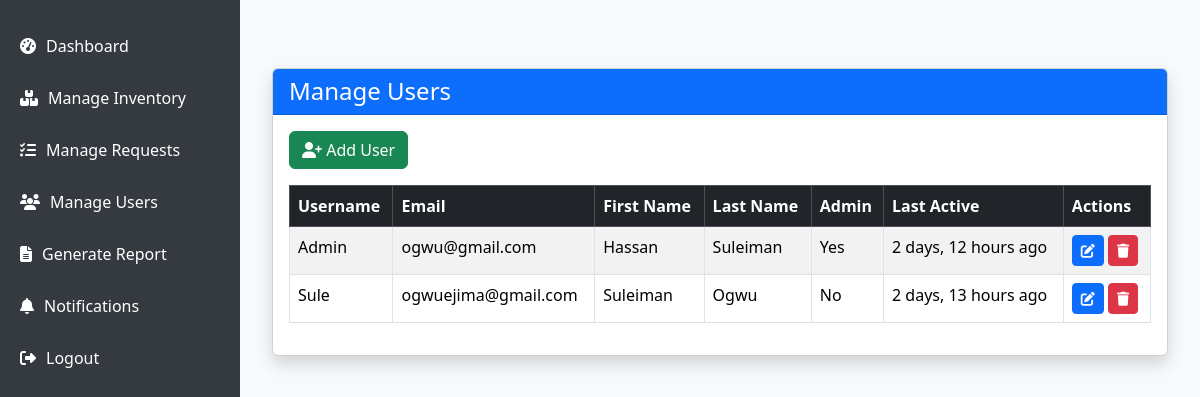
/manage-users/ (signed in), run on the app's committed database.
### inventory/models.py (models this page shows, shortened)
class CustomUser(AbstractUser):
    ROLE_CHOICES = (
        ('admin', 'Admin'),
        ('user', 'User'),
    )
    role = models.CharField(max_length=10, choices=ROLE_CHOICES, default='user')

### inventory/views.py (the view)
# urls.py: path('manage-users/', views.manage_users, name='manage_users'),
@login_required
def manage_users(request):
    return render(request, 'manage_users.html', {'users': User.objects.all()})

### inventory/templates/manage_users.html (shortened to what this page needs)
{% extends 'base.html' %}
{% block content %}
<div class="container mt-5">
    <div class="card shadow">
        <div class="card-header bg-primary text-white">
            <h4 class="mb-0">Manage Users</h4>
        </div>
        <div class="card-body">
            <a href="{% url 'add_user' %}" class="btn btn-success mb-3">
                <i class="fas fa-user-plus"></i> Add User
            </a>
            <table class="table table-bordered table-striped">
                <thead class="table-dark">
                    <tr>
                        <th>Username</th>
                        <th>Email</th>
                        <th>First Name</th>
                        <th>Last Name</th>
                        <th>Admin</th>
                        <th>Last Active</th>
                        <th>Actions</th>
                    </tr>
                </thead>
                <tbody>
                    {% for user in users %}
                    <tr>
                        <td>{{ user.username }}</td>
                        <td>{{ user.email }}</td>
                        <td>{{ user.first_name }}</td>
                        <td>{{ user.last_name }}</td>
                        <td>{{ user.is_staff|yesno:"Yes,No" }}</td>
                        <td> {% if user.last_login %}
                          {{ user.last_login|timesince }} ago
                          {% else %}
                          Never
                          {% endif %}
                         </td>
                        <td>
                            <a href="{% url 'edit_user' user.id %}" class="btn btn-primary btn-sm">
                                <i class="fas fa-edit"></i>
                            </a>
                            <button class="btn btn-danger btn-sm"
                                    data-bs-toggle="modal"
                                    data-bs-target="#deleteModal"
                                    data-username="{{ user.username }}"
                                    data-delete-url="{% url 'delete_user' user.id %}">
                                <i class="fas fa-trash"></i>
                            </button>
                        </td>
                    </tr>
                    {% empty %}
                    <tr><td colspan="6" class="text-center">No users found.</td></tr>
                    {% endfor %}
                </tbody>
            </table>
        </div>
    </div>
</div>
{% endblock %}

### inventory/templates/base.html (style rules this page uses)
body { margin: 0; padding: 0; display: flex; height: 100vh; overflow: hidden; font-family: 'Segoe UI', sans-serif; background-color: #f8f9fa; }

### data on the page
CustomUser: username "Admin", email "ogwu@gmail.com", first_name "Hassan", last_name "Suleiman", is_staff "Yes", last_login "2 days, 12 hours"
CustomUser: username "Sule", email "ogwuejima@gmail.com", first_name "Suleiman", last_name "Ogwu", is_staff "No", last_login "2 days, 13 hours"
